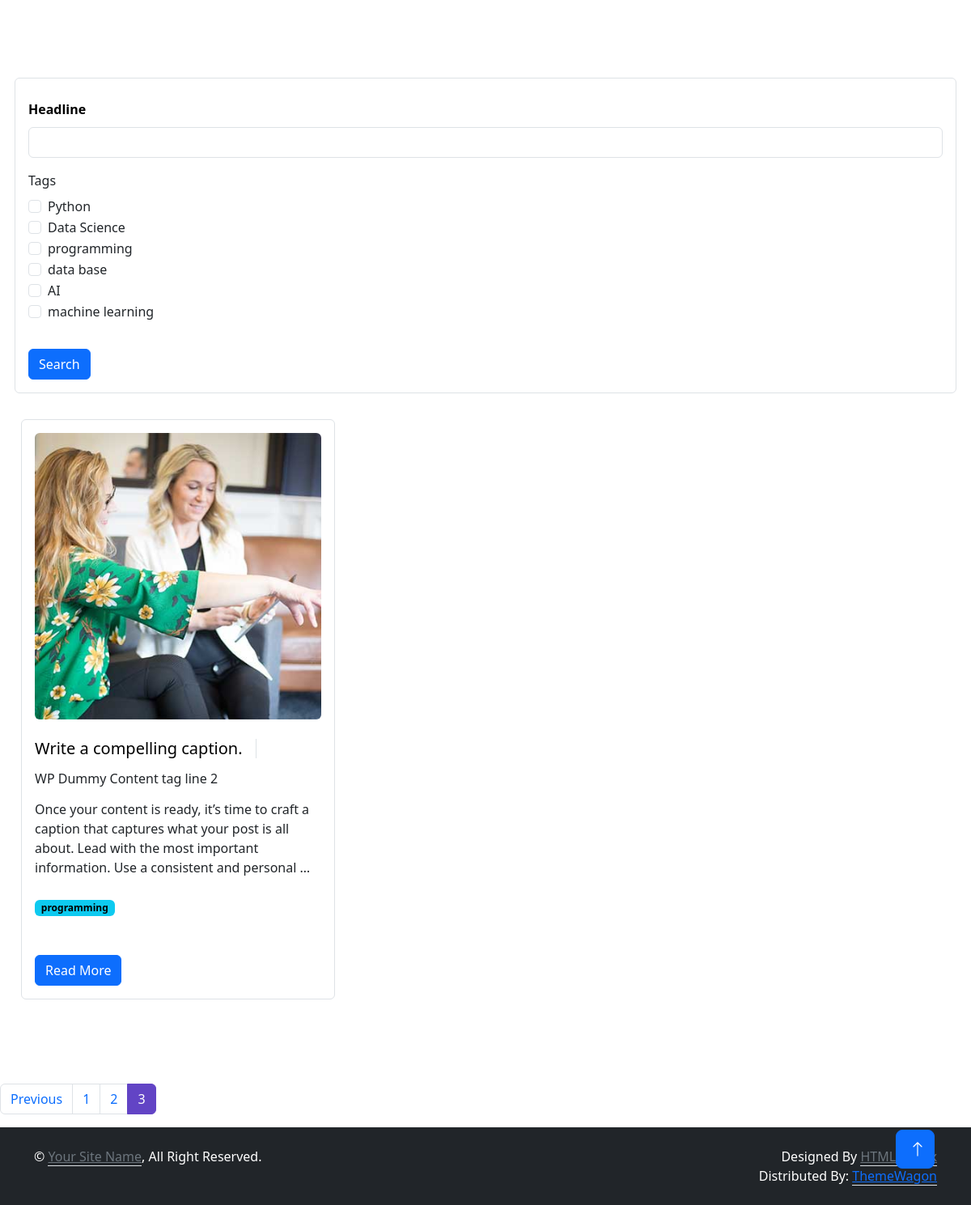
/blog/postlist/?page=3, run on an earlier commit of the app's database.
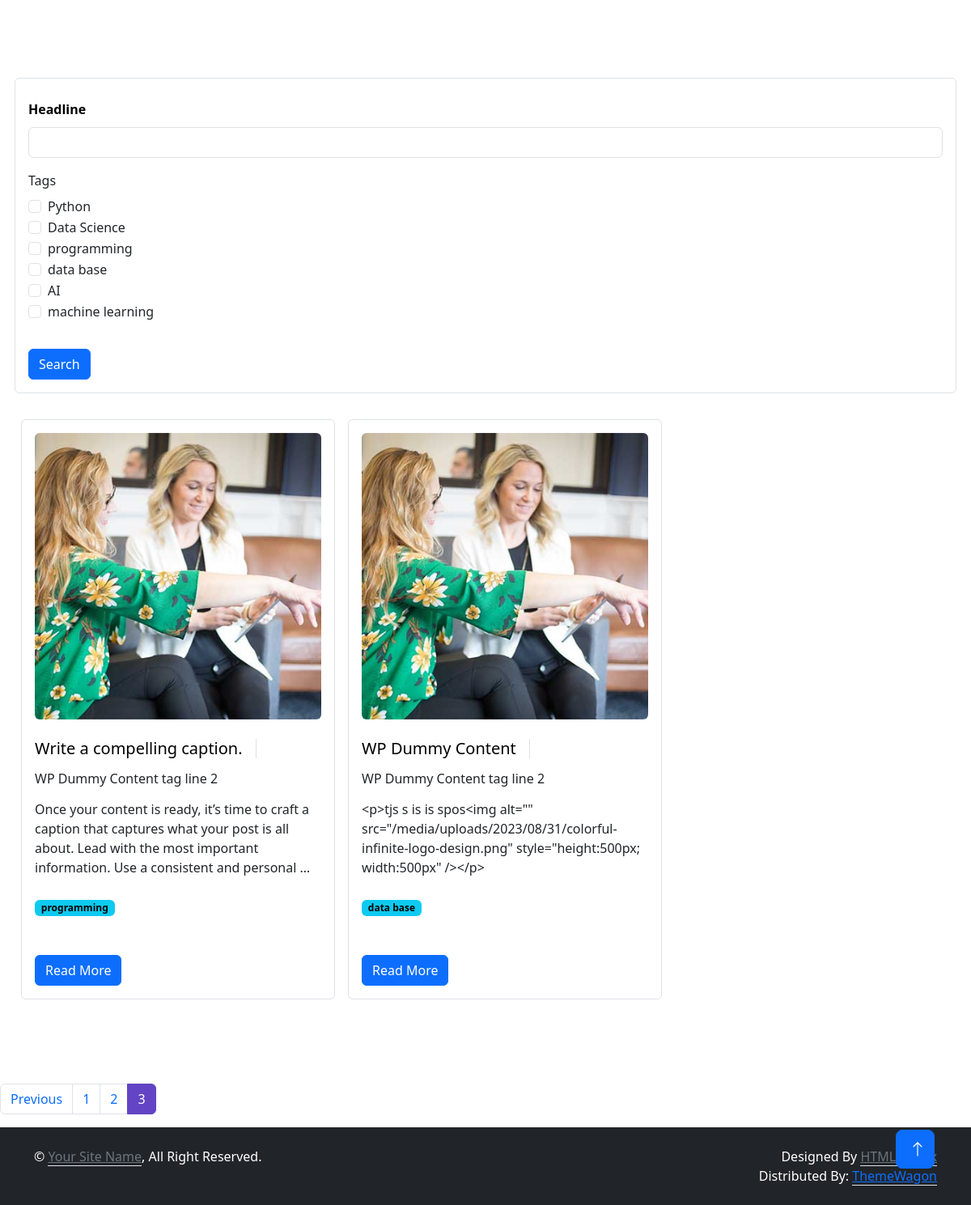
And on a later commit of the database.
### blog/models.py (models this page shows, shortened)
class Post(models.Model):
    headline = models.CharField(max_length=200)
    sub_headline = models.CharField(max_length=200, null=True, blank=True)
    thumbnail = models.ImageField(null=True, blank=True, upload_to='blog/images', default='img.png')
    body = RichTextUploadingField(null=True, blank=True)
    created_at = models.DateTimeField(auto_now=True)
    active = models.BooleanField(default=False)
    featured = models.BooleanField(default=False)
    tags = models.ManyToManyField(Tags, blank=True)
    slug = models.SlugField(blank=True, null=True)

class Tags(models.Model):
    name = models.CharField(max_length=200)
    def __str__(self) -> str:
        return self.name

### blog/views.py (the view)
# urls.py: path('postlist/', views.postlist, name='postlist'),
def postlist(request):
    posts = Post.objects.all()
    filterobj = PostFilter(request.GET, queryset = posts)
    posts = filterobj.qs
    page = request.GET.get('page', 1)
    PostPaginator = Paginator(posts, POSTS_PER_PAGE)
    try:
        posts = PostPaginator.page(page)
    except PageNotAnInteger:
        posts = PostPaginator.page(1)
    except EmptyPage:
        posts = PostPaginator.page(PostPaginator.num_pages)
    context = {
        'posts' : posts,
        'filterobj' : filterobj,
        'paginator' : PostPaginator,
        'IsPaginated' : True,
    }
    return render(request, 'post_list.html', context)

### templates/post_list.html (shortened to what this page needs)
{% extends 'base.html' %}
{% load static %}
{% load crispy_forms_tags %}
{% block content %}
<link href="https://cdn.jsdelivr.net/npm/bootstrap@5.3.1/dist/css/bootstrap.min.css" rel="stylesheet">
<div class="container-xxl py-6" id="about">
    <div class="container">
        <div class="row g-5">
        <div class="border rounded p-3 mb-4">
            <form action="" method="GET" id="searchForm">
                {{filterobj.form|crispy}}
            <button type="submit" class="btn btn-primary mt-3">Search</button>
            </form>
        </div>
            {% for post in posts %}
            <div class="col-lg-4 wow fadeInUp border p-3 m-2 rounded" data-wow-delay="0.5s">
                <div class="row g-3 mb-4">
                    <div class="col-sm-12">
                        <img class="img-fluid rounded"
                            src="{% static 'img/about-2.jpg' %}" alt>
                    </div>
                </div>
                <div class="d-flex align-items-center mb-3">
                    <a style="text-decoration: none; color:black;" href="{% url 'post' post.slug %}"><h5 class="border-end pe-3 me-3 mb-0">{{post.headline}}</h5></a>
                </div>
                <div class="d-flex align-items-center mb-3">
                    <h6 class=" pe-3 me-3 mb-0">{{post.sub_headline}}</h6>
                </div>
                <p class="mb-4">{{post.body|truncatewords:30}}</p>
                    {% for tag in post.tags.all %}
                    <span class="badge text-bg-info">{{tag.name}}</span>
                    {% endfor %}
                    <div class="d-flex align-items-center pt-5">
                        <a href ="{% url 'post' post.slug %}" class="btn btn-primary ">Read More</a>
                    </div>
            </div>
            {% endfor %}
        </div>
    </div>
</div>
{% if IsPaginated %}
<div class="center">
    <nav aria-label="...">
        <ul class="pagination">
            {% if posts.has_previous %}
            <li class="page-item">
              <a class="page-link" data-page = "{{posts.previous_page_number}}" href="?page={{posts.previous_page_number}}" >Previous</a>
            </li>
            {% endif %}
          {% for i in posts.paginator.page_range %}
            {% if posts.number == i %}
                <li class="page-item active" aria-current="page">
                    <a class="page-link" data-page="{{i}}" href="?page={{i}}">{{i}}</a>
                </li>
            {% else %}
                <li class="page-item " aria-current="page">
                    <a class="page-link" data-page="{{i}}" href="?page={{i}}">{{i}}</a>
                </li>
            {% endif %}
          {% endfor %}
        </ul>
      </nav>
</div>
{% endif %}
{% endblock %}

### templates/base.html (shortened to what this page needs)
<!DOCTYPE html>
<html lang="en">
<head>
    {% load static %}
    <link href="https://cdnjs.cloudflare.com/ajax/libs/font-awesome/5.10.0/css/all.min.css" rel="stylesheet">
    <link href="https://cdn.jsdelivr.net/npm/bootstrap-icons@1.4.1/font/bootstrap-icons.css" rel="stylesheet">
    <link href="{% static 'lib/animate/animate.min.css' %}" rel="stylesheet">
    <link href="{% static 'lib/lightbox/css/lightbox.min.css' %}" rel="stylesheet">
    <link href="{% static 'lib/owlcarousel/assets/owl.carousel.min.css' %}" rel="stylesheet">
    <link href="{% static 'css/bootstrap.min.css' %}" rel="stylesheet">
    <link href="{% static 'css/style.css' %}" rel="stylesheet">
</head>
    <body data-bs-spy="scroll" data-bs-target=".navbar" data-bs-offset="51">
        {% block content %}
        {% endblock %}
    <div class="container-fluid bg-dark text-white py-4">
        <div class="container">
            <div class="row">
                <div class="col-md-6 text-center text-md-start mb-3 mb-md-0">
                    &copy; <a class="border-bottom text-secondary" href="#">Your Site Name</a>, All Right Reserved.
                </div>
                <div class="col-md-6 text-center text-md-end">
                    Designed By <a class="border-bottom text-secondary" href="https://htmlcodex.com">HTML Codex</a>
                    <br>Distributed By: <a class="border-bottom" href="https://themewagon.com" target="_blank">ThemeWagon</a>
                </div>
            </div>
        </div>
    </div>
<a href="#" class="btn btn-lg btn-primary btn-lg-square back-to-top"><i class="bi bi-arrow-up"></i></a>
</body>
</html>

### static/css/style.css (style rules this page uses)
:root { --primary: #6244C5; --secondary: #FFC448; --light: #FAFAFB; --dark: #12141D; }
.back-to-top { position: fixed; display: none; right: 45px; bottom: 45px; z-index: 99; }
.py-6 { padding-top: 6rem; padding-bottom: 6rem; }
.btn { font-weight: 500; transition: .5s; }
.btn.btn-primary, .btn.btn-secondary { color: #FFFFFF; }
.btn-lg-square { width: 48px; height: 48px; }
.btn-square, .btn-sm-square, .btn-lg-square { padding: 0; display: flex; align-items: center; justify-content: center; font-weight: normal; }

### templates/post_list.html (style rules this page uses)
#div_id_headline > label { color: rgb(0, 0, 0); font-weight: bold; font-size: 15; margin: 10px 0px; }

What changed in the data, as far as the page shows it:
added Post: headline "WP Dummy Content", sub_headline "WP Dummy Content tag line 2", body "<p>tjs s is is spos<img alt=\"\" src=\"/media/uploads/2023/08/31/colorful-infinite-logo-design.png\" style=\"height:500px; width:500px\" /></p>"
now on this page (row unchanged): Tags: name "data base", shown under "WP Dummy Content"
